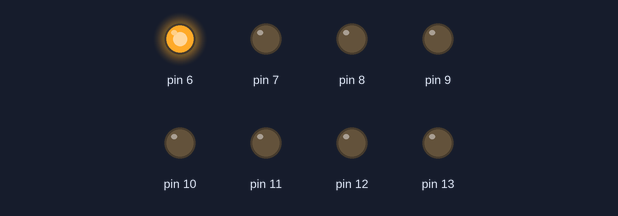
Simulated run of this sketch. Board: Arduino Uno, built with avr-gcc and run on an emulated ATmega328P. Parts: output pins drawn as LEDs (lit = HIGH).

Above: at 0.2 s.
At 1.6 s:
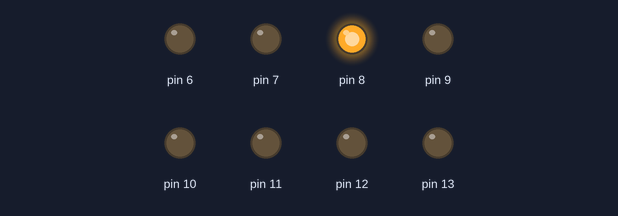
At 3.0 s:
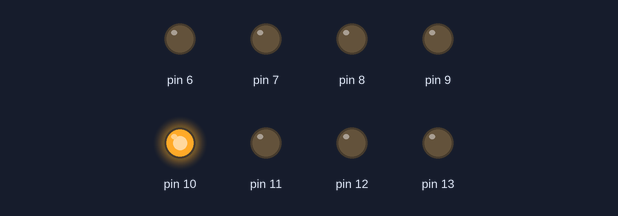
At 5.8 s:
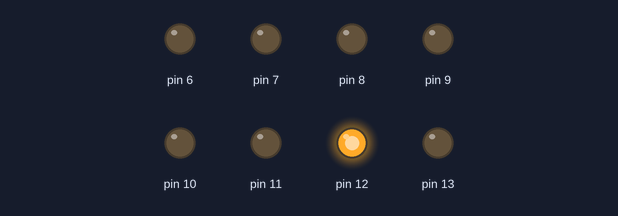
At 9.3 s:
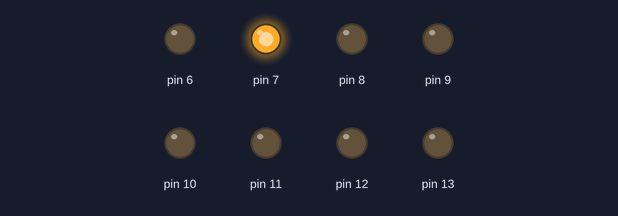
At 12.1 s:
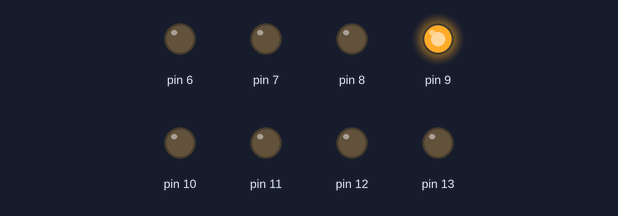
Timing chart, 0 to 12.7 s (numbered marks = the images above):
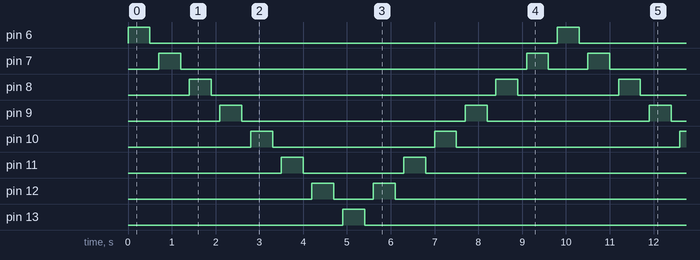

Measured:
- by itself, pin 6, pin 13: alternates HIGH for 0.50 s and LOW for 9.3 s
- by itself, pin 7: repeats every 9.8 s: LOW 7.9 s, HIGH 0.50 s, LOW 0.90 s, HIGH 0.50 s
- by itself, pin 8: repeats every 9.8 s: LOW 6.5 s, HIGH 0.50 s, LOW 2.3 s, HIGH 0.50 s
- by itself, pin 9: repeats every 9.8 s: LOW 5.1 s, HIGH 0.50 s, LOW 3.7 s, HIGH 0.50 s
- by itself, pin 10: repeats every 9.8 s: LOW 3.7 s, HIGH 0.50 s, LOW 5.1 s, HIGH 0.50 s
- by itself, pin 11: repeats every 9.8 s: LOW 2.3 s, HIGH 0.50 s, LOW 6.5 s, HIGH 0.50 s
- by itself, pin 12: repeats every 9.8 s: LOW 0.90 s, HIGH 0.50 s, LOW 7.9 s, HIGH 0.50 s

The sketch:

lesson_01_home_leds_running.ino
```cpp
#define FIRST_LED 6
#define LAST_LED  13
#define LED_LIGHT_TIMEOUT 500
#define NEXT_LED_TIMEOUT  200

void setup() {
  for (int i = FIRST_LED; i <= LAST_LED; i++) {
      pinMode(i, OUTPUT);
  }
}

void loop() {
  // move forward
  for (int i = FIRST_LED; i <= LAST_LED; i++) {
    digitalWrite(i, HIGH);
    delay(LED_LIGHT_TIMEOUT);
    digitalWrite(i, LOW);
    delay(NEXT_LED_TIMEOUT);
  }

  // move backward
  for (int i = LAST_LED-1; i > FIRST_LED; i--) {
    digitalWrite(i, HIGH);
    delay(LED_LIGHT_TIMEOUT);
    digitalWrite(i, LOW);
    delay(NEXT_LED_TIMEOUT);
  }
}
```
